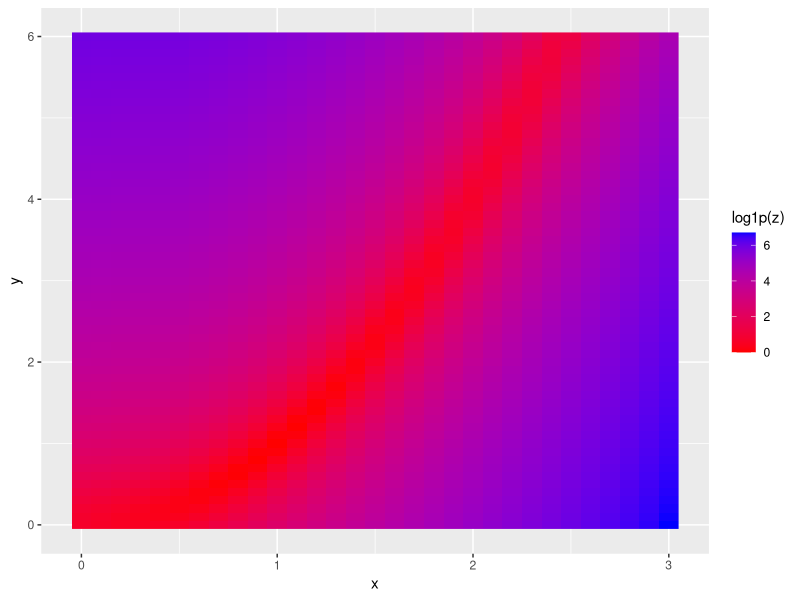
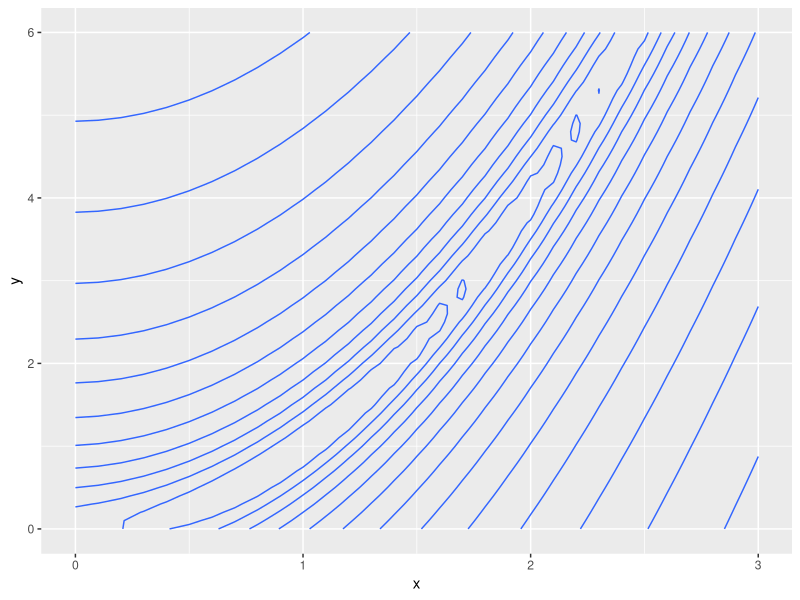
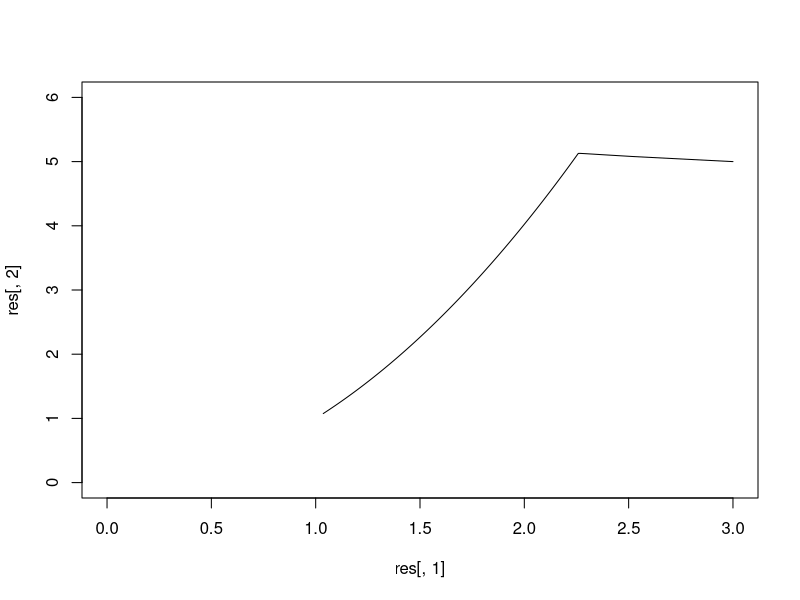
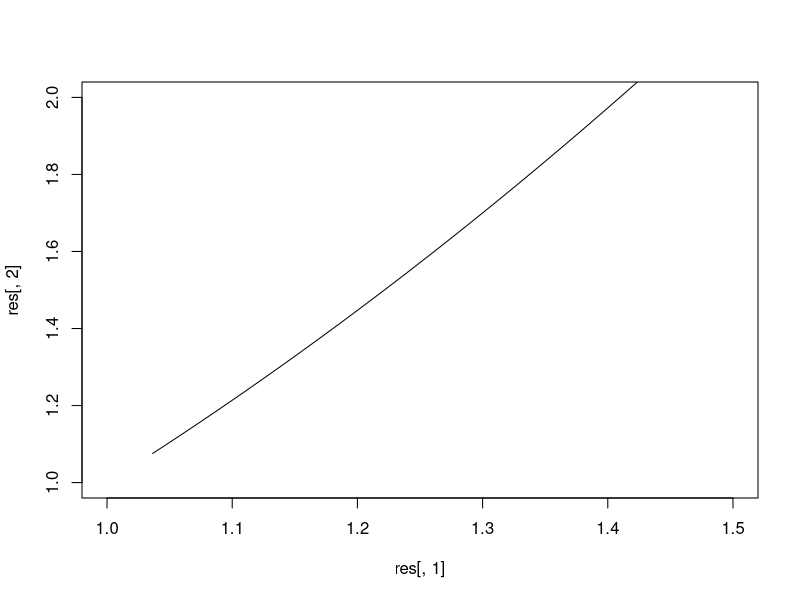

These figures' R source, in order:
## ---- chunk 1
library(ggplot2)
## ---- chunk 2
rosenbrock<-function(x,y){
  (1-x)^2 + 10*(y-x^2)^2
}
f <- function(x){
  rosenbrock(x[1],x[2])
}
g <- function(x){
  dx1<- -2*(1-x[1]) - 20*(x[2]-x[1]^2)*2*x[1]
  dx2<- 20*(x[2]-x[1]^2)
  c(dx1,dx2)
}
## ---- chunk 3
pd<-expand.grid(x=seq(0,3,.1),y=seq(0,6,.1))
pd$z<-rosenbrock(pd$x,pd$y)
ggplot(pd,aes(x=x,y=y))+geom_raster(aes(fill=log1p(z)))+scale_fill_continuous(low="red",high="blue")
ggplot(pd,aes(x=x,y=y))+geom_contour(aes(z=log1p(z)))
## ---- chunk 4
stp<-.001
delta<-100
maxIter<-1000000
counter<-1
res<-matrix(0,nrow=maxIter,ncol=3)
colnames(res)<-c("x","y","f")
res[1,]<-c(3,5,rosenbrock(-5,0))
while(abs(delta)>1e-6 && counter<maxIter){
  counter<-counter+1
  grad<-g(res[counter-1,1:2])
  res[counter,1:2]<-res[counter-1,1:2]-stp*grad
  res[counter,3]<-f(res[counter,1:2])
  delta<-res[counter,3]-res[counter-1,3]
}
res<-res[1:counter,]
plot(res[,1],res[,2],type="l",xlim=c(0,3),ylim=c(0,6))
plot(res[,1],res[,2],type="l",xlim=c(1,1.5),ylim=c(1,2))
